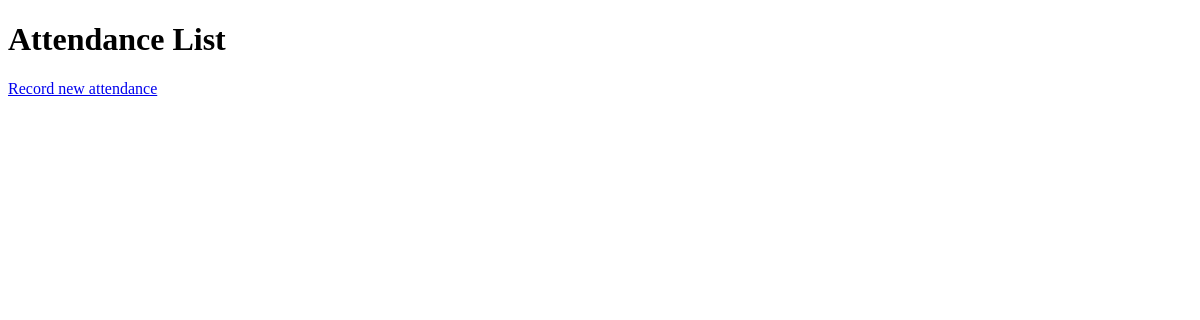
Before: /attendance/ with the older database file.
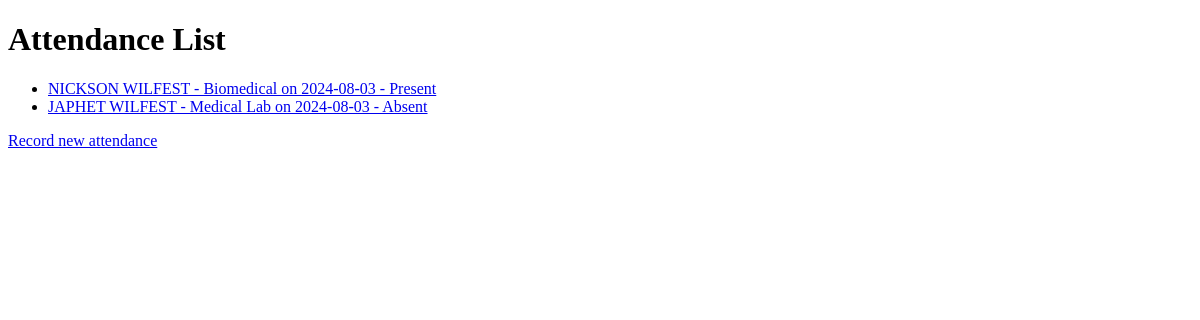
After: the same page with the newer database file.
### attendance/models.py (models this page shows)
class Attendance(models.Model):
    student = models.ForeignKey(Student, on_delete=models.CASCADE)
    course = models.ForeignKey(Course, on_delete=models.CASCADE)
    date = models.DateField(auto_now_add=True)
    present = models.BooleanField(default=True)
    def __str__(self):
        return f"{self.student} - {self.course} on {self.date} - {'Present' if self.present else 'Absent'}"

### students/models.py (models this page shows)
class Student(models.Model):
    first_name = models.CharField(max_length=30)
    last_name = models.CharField(max_length=30)
    date_of_birth = models.DateField()
    grade = models.CharField(max_length=10)
    address = models.TextField()
    phone_number = models.CharField(max_length=15)
    email = models.EmailField()
    date_of_joining = models.DateField(auto_now_add=True)
    def __str__(self):
        return f"{self.first_name} {self.last_name}"

### courses/models.py (models this page shows)
class Course(models.Model):
    name = models.CharField(max_length=100)
    description = models.TextField()
    credits = models.PositiveIntegerField()
    def __str__(self):
        return self.name

### attendance/views.py (the view)
# urls.py: path('', views.attendance_list, name='attendance_list'),
def attendance_list(request):
    attendances = Attendance.objects.all()
    return render(request, 'attendance/attendance_list.html', {'attendances': attendances})

### attendance/templates/attendance/attendance_list.html (shortened to what this page needs)
<!DOCTYPE html>
<html lang="en">
<head>
</head>
<body>
    <h1>Attendance List</h1>
    <ul>
        {% for attendance in attendances %}
            <li><a href="{% url 'attendance:attendance_detail' attendance.pk %}">{{ attendance }}</a></li>
        {% endfor %}
    </ul>
    <a href="{% url 'attendance:attendance_create' %}">Record new attendance</a>
</body>
</html>

Changed rows visible on the page:
added Attendance: student+course+date "NICKSON WILFEST - Biomedical on 2024-08-03 - Present"
added Attendance: student+course+date "JAPHET WILFEST - Medical Lab on 2024-08-03 - Absent"
